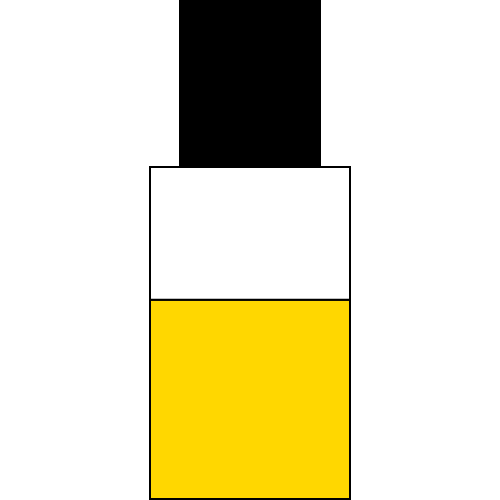

Notebook code cell kept with this figure:
### Code cell
plot_bottles(150,250)

### Figure 1 — Plotly figure (JSON) as saved in the notebook; plotly's stock layout.template omitted (floating-point values rounded to 4 significant figures)
{"data": [{"alignmentgroup": "True", "hovertemplate": "x=%{x}<br>y=%{y}<extra></extra>", "legendgroup": "", "marker": {"color": "#000001", "pattern": {"shape": ""}}, "name": "", "offsetgroup": "", "orientation": "v", "showlegend": false, "textposition": "auto", "type": "bar", "x": [0], "xaxis": "x", "y": [0], "yaxis": "y"}], "layout": {"barmode": "relative", "height": 500, "legend": {"tracegroupgap": 0}, "margin": {"b": 0, "l": 0, "r": 0, "t": 0}, "shapes": [{"fillcolor": "gold", "line": {"color": "black"}, "type": "rect", "x0": -0.2, "x1": 0.2, "y0": 0, "y1": 0.48}, {"fillcolor": "white", "line": {"color": "black"}, "type": "rect", "x0": -0.2, "x1": 0.2, "y0": 0.48, "y1": 0.8}, {"fillcolor": "black", "line": {"color": "black"}, "type": "rect", "x0": -0.14, "x1": 0.14, "y0": 0.8, "y1": 1.2}], "showlegend": false, "width": 500, "xaxis": {"anchor": "y", "domain": [0, 1], "title": {"text": "x"}, "visible": false}, "yaxis": {"anchor": "x", "domain": [0, 1], "title": {"text": "y"}, "visible": false}}}
